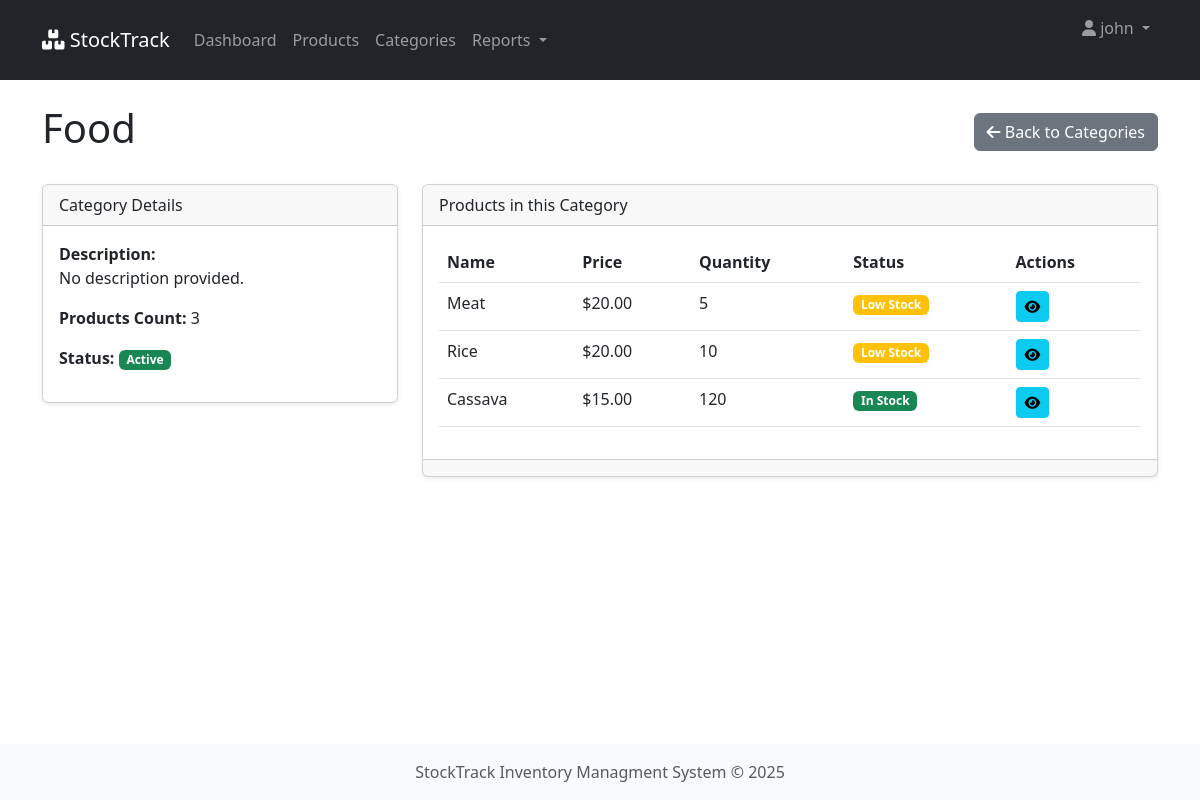
/categories/1/ (signed in), run on the app's committed database.
### inventory/models.py (models this page shows, shortened)
class Category(models.Model):
    name = models.CharField(max_length=255, unique=True, db_index=True)
    description = models.TextField(blank=True, null=True)
    created_at = models.DateTimeField(auto_now_add=True)
    class Meta:
        verbose_name_plural = "categories"
        ordering = ['name']

class Product(models.Model):
    name = models.CharField(max_length=255, db_index=True)
    description = models.TextField(blank=True, null=True)
    category = models.ForeignKey(Category, on_delete=models.CASCADE, related_name='products')
    price = models.DecimalField(max_digits=10, decimal_places=2, db_index=True)
    quantity = models.IntegerField(default=0, db_index=True)
    minimum_stock = models.IntegerField(default=10)
    created_at = models.DateTimeField(auto_now_add=True)
    updated_at = models.DateTimeField(auto_now=True)
    @property
    def is_low_stock(self):
        return self.quantity <= self.minimum_stock

### inventory/views.py (the view)
# urls.py: path('categories/<int:pk>/', views.category_detail, name='category_detail'),
@login_required
def category_detail(request, pk):
    category = get_object_or_404(Category, pk=pk)
    products = category.products.all()
    context = {
        'category': category,
        'products': products,
        'product_count': products.count()
    }
    return render(request, 'inventory/category_detail.html', context)

### inventory/templates/inventory/category_detail.html (shortened to what this page needs)
{% extends 'inventory/base.html' %}
{% load static %}
{% block content %}
<div class="d-flex justify-content-between align-items-center mb-4">
    <h1>{{ category.name }}</h1>
    <div>
        <a href="{% url 'category_list' %}" class="btn btn-secondary">
            <i class="fas fa-arrow-left"></i> Back to Categories
        </a>
    </div>
</div>
<div class="row">
    <div class="col-md-4 mb-4">
        <div class="card">
            <div class="card-header">
                Category Details
            </div>
            <div class="card-body">
                <p><strong>Description:</strong><br>
                {{ category.description|default:"No description provided." }}</p>
                <p><strong>Products Count:</strong> {{ product_count }}</p>
                <p><strong>Status:</strong>
                    {% if product_count > 0 %}
                    <span class="badge bg-success">Active</span>
                    {% else %}
                    <span class="badge bg-warning">Empty</span>
                    {% endif %}
                </p>
            </div>
        </div>
    </div>
    <div class="col-md-8">
        <div class="card">
            <div class="card-header">
                Products in this Category
            </div>
            <div class="card-body">
                {% if products %}
                <div class="table-responsive">
                    <table class="table table-hover">
                        <thead>
                            <tr>
                                <th>Name</th>
                                <th>Price</th>
                                <th>Quantity</th>
                                <th>Status</th>
                                <th>Actions</th>
                            </tr>
                        </thead>
                        <tbody>
                            {% for product in products %}
                            <tr>
                                <td>{{ product.name }}</td>
                                <td>${{ product.price }}</td>
                                <td>{{ product.quantity }}</td>
                                <td>
                                    {% if product.is_low_stock %}
                                        {% if product.quantity == 0 %}
                                        <span class="badge bg-danger">Out of Stock</span>
                                        {% else %}
                                        <span class="badge bg-warning">Low Stock</span>
                                        {% endif %}
                                    {% else %}
                                    <span class="badge bg-success">In Stock</span>
                                    {% endif %}
                                </td>
                                <td>
                                    <a href="{% url 'product_detail' product.pk %}" class="btn btn-sm btn-info">
                                        <i class="fas fa-eye"></i>
                                    </a>
                                </td>
                            </tr>
                            {% endfor %}
                        </tbody>
                    </table>
                </div>
                {% else %}
                <div class="alert alert-info">
                    <i class="fas fa-info-circle"></i> There are no products in this category.
                </div>
                {% endif %}
            </div>
            <div class="card-footer">
            </div>
        </div>
    </div>
</div>
{% endblock %}

### inventory/templates/inventory/base.html (shortened to what this page needs)
<!DOCTYPE html>
<html lang="en">
<head>
    <link rel="stylesheet" href="/static/css/style.css">
    <link href="https://cdn.jsdelivr.net/npm/bootstrap@5.3.0/dist/css/bootstrap.min.css" rel="stylesheet">
    <link rel="stylesheet" href="https://cdnjs.cloudflare.com/ajax/libs/font-awesome/6.0.0/css/all.min.css">
</head>
<body>
    {% if user.is_authenticated %}
    <nav class="navbar navbar-expand-lg navbar-dark bg-dark">
        <div class="container">
            <a href="{% url 'dashboard' %}" class="navbar-brand">
                <i class="fas fa-boxes"></i> StockTrack
            </a>
            <div class="collapse navbar-collapse" id="navbar">
                <ul class="navbar-nav">
                    <li class="nav-item">
                        <a href="{% url 'dashboard' %}" class="nav-link">Dashboard</a>
                    </li>
                    <li class="nav-item">
                        <a href="{% url 'product_list' %}" class="nav-link">Products</a>
                    </li>
                    <li class="nav-item">
                        <a href="{% url 'category_list' %}" class="nav-link">Categories</a>
                    </li>
                    <li class="nav-item dropdown">
                        <a class="nav-link dropdown-toggle" href="#" id="reportsDropdown" role="button" data-bs-toggle="dropdown">
                            Reports
                        </a>
                    </li>
                </ul>
                <ul class="navbar-nav ms-auto">
                    <li class="nav-item dropdown-toggle">
                        <a href="#" class="nav-link dropdown-toggle" id="userDropdown" role="button" data-bs-toggle="dropdown">
                            <i class="fas fa-user"></i> {{user.username}}
                        </a>
                    </li>
                </ul>
            </div>
        </div>
    </nav>
    {% endif %}
    <div class="container mt-4">
        {% block content %}{% endblock %}
    </div>
    <footer class="footer mt-auto py-3 bg-light">
        <div class="container text-center">
            <span class="text-muted">
                StockTrack Inventory Managment System &copy; {% now "Y" %}
            </span>
        </div>
    </footer>
</body>
</html>

### static/css/style.css (style rules this page uses)
body { min-height: 100vh; display: flex; flex-direction: column; }
.footer { margin-top: auto; }
.card { box-shadow: 0 0.125rem 0.25rem rgba(0, 0, 0, 0.075); margin-bottom: 1.5rem; }
.card-header { font-weight: 500; background-color: #f8f9fa; }
.table { margin-bottom: 0; }
.table th { background-color: #f8f9fa; }

### data on the page
Category: name "Food", description "No description provided."
Product: name "Meat", price "20.00", quantity "5", minimum_stock "Low Stock"
Product: name "Rice", price "20.00", quantity "10", minimum_stock "Low Stock"
Product: name "Cassava", price "15.00", quantity "120", minimum_stock "In Stock"

### other printed values
{{ user.username }} "john"
{{ product_count }} "3"
